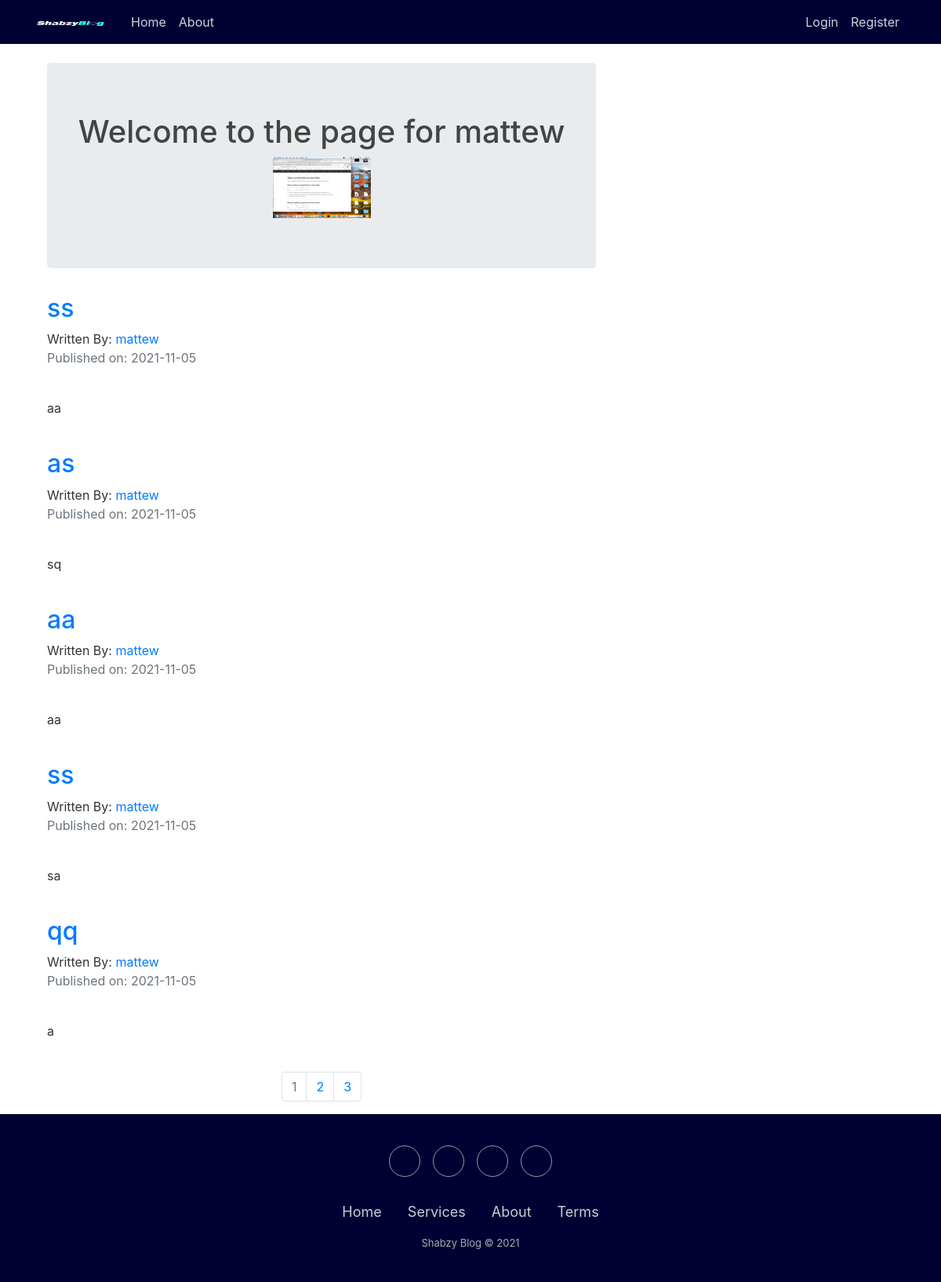
The app's page /mattew with its own data.
### puppycompanyblog/models.py (models this page shows, shortened)
class User(db.Model,UserMixin):
    __tablename__ = 'users'
    id = db.Column(db.Integer,primary_key = True)
    profile_image = db.Column(db.String(64),nullable=False,default='default_profile.png')
    email = db.Column(db.String(64),unique=True,index=True)
    username = db.Column(db.String(64),unique=True,index=True)
    password_hash = db.Column(db.String(128))
    posts = db.relationship('BlogPost',backref='author',lazy=True)

class BlogPost(db.Model):
    __tablename__ = 'posts'
    id = db.Column(db.Integer,primary_key = True)
    user_id = db.Column(db.Integer,db.ForeignKey('users.id'),nullable=False)
    date = db.Column(db.DateTime,nullable=False,default=datetime.utcnow)
    title = db.Column(db.String(140),nullable=False)
    text = db.Column(db.Text,nullable=False)
    comt = db.relationship('Comment',backref='comment',lazy=True)

### puppycompanyblog/users/views.py (the view)
@users.route("/<username>")
def user_posts(username):
    page = request.args.get('page',1,type=int)
    user = User.query.filter_by(username=username).first_or_404()
    blog_posts = BlogPost.query.filter_by(author=user).order_by(BlogPost.date.desc()).paginate(page=page,per_page=5)
    return render_template('user_blog_posts.html',blog_posts=blog_posts,user=user)

### puppycompanyblog/templates/user_blog_posts.html
{% extends "base.html" %}
{% block content %}
<div class="container">
  <div class="jumbotron">
    <div align="center">
          <h1>Welcome to the page for {{user.username}}</h1>
          <img src="{{url_for('static',filename='profile_pics/'+user.profile_image)}}" alt="">
    </div>
  </div>
{% for post in blog_posts.items %}
<h2> <a href="{{url_for('blog_posts.blog_post',blog_post_id=post.id)}}">{{post.title}}</a> </h2>
Written By: <a href="{{url_for('users.user_posts',username=post.author.username)}}">{{post.author.username}}</a>
<p class="text-muted">Published on: {{post.date.strftime("%Y-%m-%d")}}</p>
<br>
<p>{{post.text}}</p>
<br>
{% endfor %}
</div>
<nav aria-label='Page Navigation example'>
  <ul class="pagination justify-content-center">
    {% for page_num in blog_posts.iter_pages(left_edge=1,right_edge=1,left_current=1,right_current=2)  %}
      {% if blog_posts.page == page_num %}
      <li class='page-item disabled'>
        <a class="page-link" href="{{url_for('users.user_posts',username=user.username,page=page_num)}}">{{ page_num}}</a>
      </li>
      {% else %}
      <li class='page-item'>
        <a class="page-link" href="{{url_for('users.user_posts',username=user.username,page=page_num)}}">{{ page_num}}</a>
      </li>
      {% endif %}
    {% endfor %}
  </ul>
</nav>
{% endblock %}

### puppycompanyblog/static/main.css (style rules this page uses)
body { background: #ffffff; color: #333333; margin-top: 5rem; }
h1, h2, h3, h4, h5, h6 { color: #444444; }

### records on screen
User: username "mattew", profile_image (picture)
BlogPost: title "ss", author.username "mattew", date "2021-11-05", text "aa"
BlogPost: title "as", author.username "mattew", date "2021-11-05", text "sq"
BlogPost: title "aa", author.username "mattew", date "2021-11-05", text "aa"
BlogPost: title "ss", author.username "mattew", date "2021-11-05", text "sa"
BlogPost: title "qq", author.username "mattew", date "2021-11-05", text "a"

### other values on screen
{{ page_num }} "1"
{{ page_num }} "2" "3"
